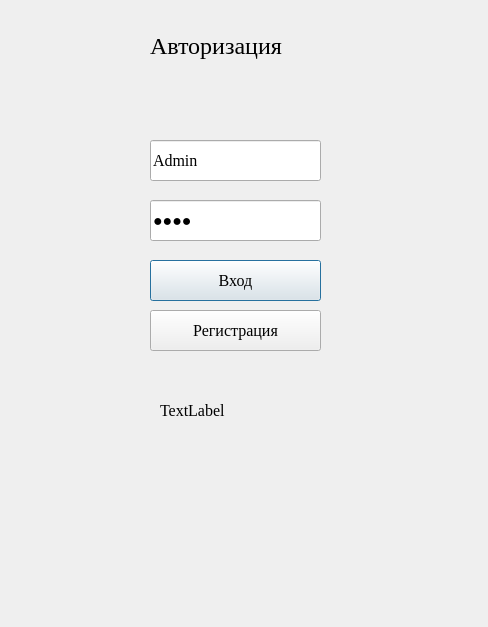
<?xml version="1.0" encoding="UTF-8"?>
<ui version="4.0">
 <class>LoginDialog</class>
 <widget class="QDialog" name="LoginDialog">
  <property name="geometry">
   <rect>
    <x>0</x>
    <y>0</y>
    <width>488</width>
    <height>627</height>
   </rect>
  </property>
  <property name="font">
   <font>
    <family>Times New Roman</family>
    <pointsize>12</pointsize>
   </font>
  </property>
  <property name="windowTitle">
   <string>Dialog</string>
  </property>
  <widget class="QLineEdit" name="lineEdit_Login">
   <property name="geometry">
    <rect>
     <x>150</x>
     <y>140</y>
     <width>171</width>
     <height>41</height>
    </rect>
   </property>
   <property name="text">
    <string>Admin</string>
   </property>
  </widget>
  <widget class="QLineEdit" name="lineEdit_Password">
   <property name="geometry">
    <rect>
     <x>150</x>
     <y>200</y>
     <width>171</width>
     <height>41</height>
    </rect>
   </property>
   <property name="text">
    <string>1234</string>
   </property>
   <property name="echoMode">
    <enum>QLineEdit::Password</enum>
   </property>
  </widget>
  <widget class="QPushButton" name="pushButton_login">
   <property name="geometry">
    <rect>
     <x>150</x>
     <y>260</y>
     <width>171</width>
     <height>41</height>
    </rect>
   </property>
   <property name="text">
    <string>Вход</string>
   </property>
  </widget>
  <widget class="QPushButton" name="pushButton_registration">
   <property name="geometry">
    <rect>
     <x>150</x>
     <y>310</y>
     <width>171</width>
     <height>41</height>
    </rect>
   </property>
   <property name="text">
    <string>Регистрация</string>
   </property>
  </widget>
  <widget class="QLabel" name="label">
   <property name="geometry">
    <rect>
     <x>150</x>
     <y>20</y>
     <width>171</width>
     <height>51</height>
    </rect>
   </property>
   <property name="font">
    <font>
     <pointsize>18</pointsize>
    </font>
   </property>
   <property name="text">
    <string>Авторизация</string>
   </property>
  </widget>
  <widget class="QLabel" name="labelStatus">
   <property name="geometry">
    <rect>
     <x>160</x>
     <y>390</y>
     <width>141</width>
     <height>41</height>
    </rect>
   </property>
   <property name="text">
    <string>TextLabel</string>
   </property>
  </widget>
 </widget>
 <resources/>
 <connections/>
</ui>
